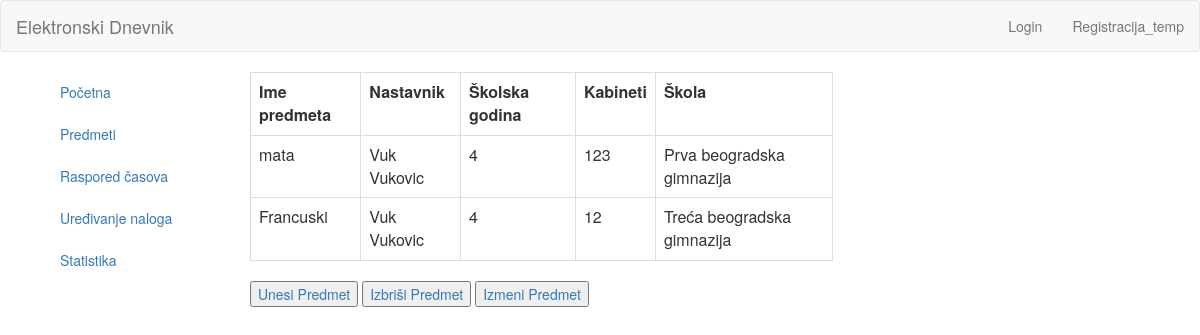
Page /index.php/koordinator/predmeti on the earlier database version.
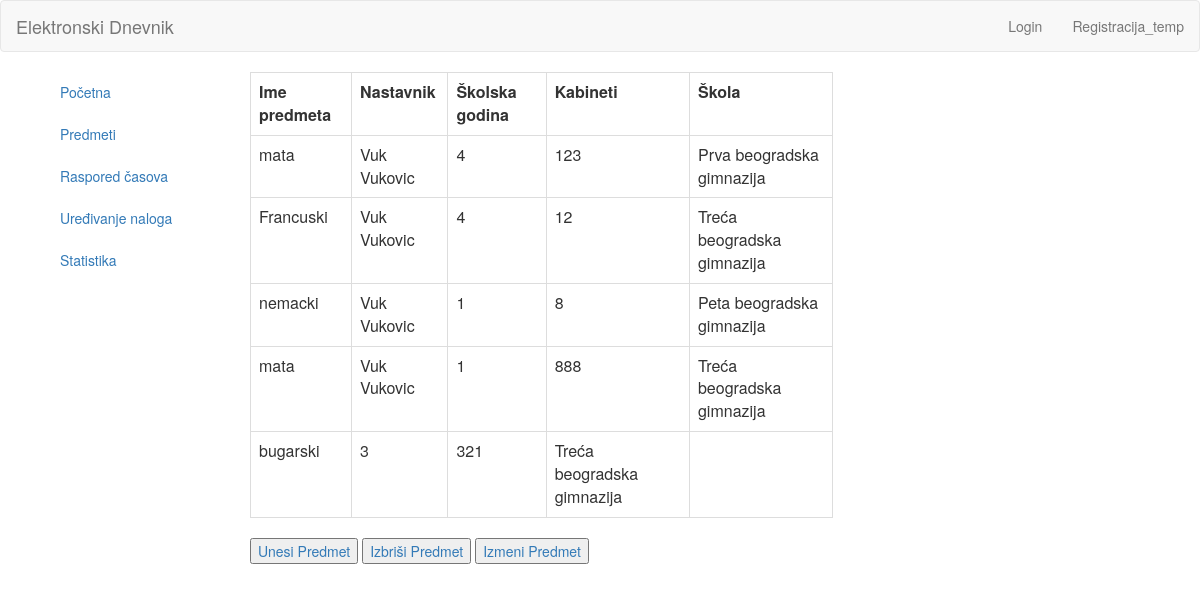
Same page on the later database version.
### tables this page shows
CREATE TABLE `predmet` (
  `id` int(11) NOT NULL,
  `ime` varchar(255) NOT NULL,
  `nastavnik` int(11) NOT NULL,
  `skolskaGodina` varchar(30) NOT NULL,
  `kabineti` varchar(50) NOT NULL,
  `skolaId` int(11) NOT NULL
);

CREATE TABLE `users` (
  `id` int(11) NOT NULL,
  `name` varchar(255) NOT NULL,
  `surname` varchar(255) NOT NULL,
  `email` varchar(255) NOT NULL,
  `username` varchar(255) NOT NULL,
  `password` varchar(255) NOT NULL
);

CREATE TABLE `skola` (
  `id` int(11) NOT NULL,
  `ime` varchar(255) NOT NULL,
  `adresa` varchar(255) NOT NULL,
  `grad` varchar(255) NOT NULL
);

### application/controllers/Koordinator.php (called while the page is built, shortened)
<?php
	class Koordinator extends CI_Controller{
		public function predmeti() {
			$this->load->model('Koordinator_model');
			$data["fetch_data"] = $this->Koordinator_model->listOfStudents();
			$data['nastavnici'] = $this->Koordinator_model->getNastavnike();
			$data['skole'] = $this->Koordinator_model->getSkole();
			$this->load->view('templates/header');
			$this->load->view('koordinator/predmeti', $data);
			$this->load->view('templates/footer');
		}
	}

### index.php (called while the page is built, shortened)
<?php
require_once BASEPATH.'core/CodeIgniter.php';

### application/models/koordinator_model.php (called while the page is built, shortened)
<?php
	class Koordinator_model extends CI_Model{
		public function listOfStudents() {
			  $query = $this->db->get("predmet");
		   return $query;
		}
		public function getNastavnike(){
			$result = $this->db->get('nastavnik');
			$id = $result->row(0)->id;
			$query = $this->db->get_where('users', array('id'=>$id));
			return $query;
		}
		public function getSkole(){
			$query = $this->db->get('skola');
			return $query;
		}
	}

### application/views/koordinator/predmeti.php (the view)
<div class="col col-lg-2 col-md-3 col-sm-3 col-xs-12 left-container">
	<div class="tm-left-inner-container">
		<ul class="nav nav-stacked css-nav">
			<li><a href="<?php echo base_url(); ?>koordinator/index">Početna</a></li>
			<li><a href="<?php echo base_url(); ?>koordinator/predmeti">Predmeti</a></li>
			<li><a href="<?php echo base_url(); ?>koordinator/raspored">Raspored časova</a></li>
			<li><a href="<?php echo base_url(); ?>koordinator/uredjivanje">Uređivanje naloga</a></li>
			<li><a href="<?php echo base_url(); ?>koordinator/statistika">Statistika</a></li>
		</ul>
	</div>
</div>
<div class="col col-lg-10 col-md-7 col-sm-7 col-xs-12 right-container">
	<div class="tm-right-inner-container">
		<div class="col-lg-8 col-md-5 col-sm-4 col-xs-12">
<table class = "table table-bordered">
	<tr colspan = "5">
		<td><strong>Ime predmeta</strong></td>
		<td><strong>Nastavnik</strong></td>
		<td><strong>Školska godina</strong></td>
		<td><strong>Kabineti</strong></td>
		<td><strong>Škola</strong></td>
     </tr>
		<?php
			if ($fetch_data->num_rows() > 0){
				foreach($fetch_data->result() as $row){
			?>
			<tr>
			<td> <?php echo $row->ime; ?> </td>
			<?php
			foreach($nastavnici->result() as $rowN){
				if($row->nastavnik === $rowN->id){
					?>
					 <td> <?php echo $rowN->name; ?> <?php echo $rowN->surname; ?>  </td>
					<?php
				}
			}
			?>
		   <td> <?php echo $row->skolskaGodina; ?> </td>
		   <td> <?php echo $row->kabineti; ?> </td>
			<?php
			foreach($skole->result() as $rowS){
				if($row->skolaId === $rowS->id){
					?>
					 <td> <?php echo $rowS->ime; ?>  </td>
					<?php
				}
			}
			?>
			</tr>
			<?php
			}
		}
		else {
			?>
			<tr colspan = "5">
			Nema predmeta!
			</tr>
			<?php
		}
		?>
  </table>
			<button type="submit"><a href="<?php echo base_url(); ?>koordinator/unosPredmeta">Unesi Predmet</a></button>
			<button type="submit"><a href="<?php echo base_url(); ?>koordinator/brisanjePredmeta">Izbriši Predmet</a></button>
			<button type="submit"><a href="<?php echo base_url(); ?>koordinator/izmenaPredmeta">Izmeni Predmet</a></button>
		</div>
	</div>
</div>

### application/views/templates/header.php (shortened to what this page needs)
<html>
	<head>
		<link rel="stylesheet" href="https://maxcdn.bootstrapcdn.com/bootstrap/3.3.7/css/bootstrap.min.css">
	</head>
	<body>
		<nav class="navbar navbar-default">
		<div class="container-fluid">
			<div class="navbar-header">
				<a class="navbar-brand" href="#">Elektronski Dnevnik</a>
			</div>
			<div id="navbar">
				<ul class="nav navbar-nav navbar-right">
					<?php if(!$this->session->userdata('logged_in')) : ?>
						<li><a href="<?php echo base_url(); ?>users/login">Login</a></li>
					<?php endif; ?>
					<li><a href="<?php echo base_url(); ?>users/register">Registracija_temp</a></li>
				</ul>
			</div>
		</div>
		</nav>
		<div class="container">

### application/views/templates/footer.php
</div>
</body>
</html>

Differences in the rows shown:
added predmet: ime "nemacki", skolskaGodina "1", kabineti "8", users (name "Vuk", surname "Vukovic")
now on this page (row unchanged): skola: ime "Peta beogradska gimnazija", shown under "nemacki"
added predmet: ime "mata", skolskaGodina "1", kabineti "888", users (name "Vuk", surname "Vukovic"), skola (ime "Treća beogradska gimnazija")
added predmet: ime "bugarski", skolskaGodina "3", kabineti "321", skola (ime "Treća beogradska gimnazija")
